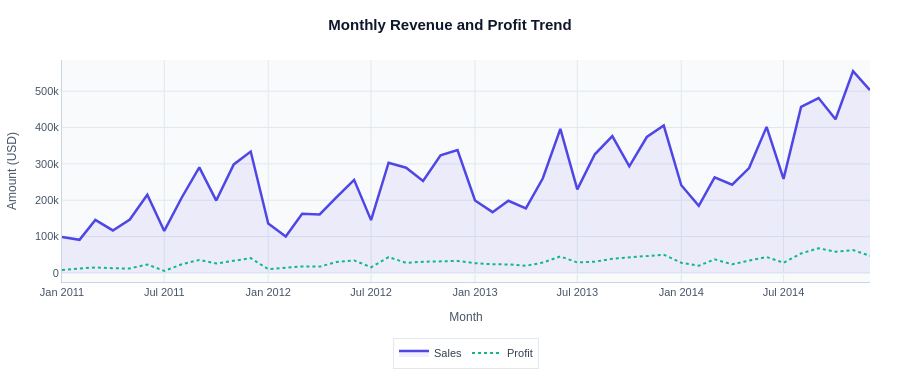

The notebook cell saved with this chart:
### Code cell
fig_trend(df).show()

### Figure 1 — Plotly figure (JSON) as saved in the notebook; plotly's stock layout.template omitted (floating-point values rounded to 4 significant figures)
{"data": [{"fill": "tozeroy", "fillcolor": "rgba(79,70,229,0.08)", "hovertemplate": "%{x}<br>Sales: $%{y:,.0f}<extra></extra>", "line": {"color": "#4F46E5", "width": 2.5}, "mode": "lines", "name": "Sales", "type": "scatter", "x": ["2011-01", "2011-02", "2011-03", "2011-04", "2011-05", "2011-06", "2011-07", "2011-08", "2011-09", "2011-10", "2011-11", "2011-12", "2012-01", "2012-02", "2012-03", "2012-04", "2012-05", "2012-06", "2012-07", "2012-08", "2012-09", "2012-10", "2012-11", "2012-12", "2013-01", "2013-02", "2013-03", "2013-04", "2013-05", "2013-06", "2013-07", "2013-08", "2013-09", "2013-10", "2013-11", "2013-12", "2014-01", "2014-02", "2014-03", "2014-04", "2014-05", "2014-06", "2014-07", "2014-08", "2014-09", "2014-10", "2014-11", "2014-12"], "y": [98900.0, 91150.0, 145700.0, 116900.0, 146700.0, 215200.0, 115500.0, 207600.0, 290200.0, 199100.0, 298500.0, 333900.0, 135800.0, 100500.0, 163100.0, 161100.0, 208400.0, 256200.0, 145200.0, 303100.0, 289400.0, 252900.0, 323500.0, 338300.0, 199200.0, 167200.0, 198600.0, 177800.0, 260500.0, 396500.0, 229900.0, 326500.0, 376600.0, 293400.0, 374000.0, 405500.0, 241300.0, 184800.0, 263100.0, 242800.0, 288400.0, 401800.0, 258700.0, 456600.0, 481200.0, 422800.0, 555300.0, 503100.0]}, {"hovertemplate": "%{x}<br>Profit: $%{y:,.0f}<extra></extra>", "line": {"color": "#10B981", "dash": "dot", "width": 2}, "mode": "lines", "name": "Profit", "type": "scatter", "x": ["2011-01", "2011-02", "2011-03", "2011-04", "2011-05", "2011-06", "2011-07", "2011-08", "2011-09", "2011-10", "2011-11", "2011-12", "2012-01", "2012-02", "2012-03", "2012-04", "2012-05", "2012-06", "2012-07", "2012-08", "2012-09", "2012-10", "2012-11", "2012-12", "2013-01", "2013-02", "2013-03", "2013-04", "2013-05", "2013-06", "2013-07", "2013-08", "2013-09", "2013-10", "2013-11", "2013-12", "2014-01", "2014-02", "2014-03", "2014-04", "2014-05", "2014-06", "2014-07", "2014-08", "2014-09", "2014-10", "2014-11", "2014-12"], "y": [8322.0, 12420.0, 15300.0, 12900.0, 12180.0, 23420.0, 5585.0, 23710.0, 35780.0, 25960.0, 32710.0, 40650.0, 10400.0, 15000.0, 17990.0, 17370.0, 29880.0, 34410.0, 15580.0, 43570.0, 27780.0, 30660.0, 31820.0, 32950.0, 26810.0, 23760.0, 23430.0, 19460.0, 28500.0, 45480.0, 28860.0, 31020.0, 38910.0, 42430.0, 48060.0, 50200.0, 28000.0, 19750.0, 37360.0, 23780.0, 33950.0, 43780.0, 28040.0, 53540.0, 67980.0, 58210.0, 62860.0, 46920.0]}], "layout": {"font": {"color": "#1E293B", "family": "Arial, sans-serif", "size": 12}, "height": 380, "hoverlabel": {"bgcolor": "#1E293B", "bordercolor": "#1E293B", "font": {"color": "white", "size": 12}}, "hovermode": "x unified", "legend": {"bgcolor": "rgba(255,255,255,0.8)", "bordercolor": "#E2E8F0", "borderwidth": 1, "font": {"color": "#334155", "size": 11}, "orientation": "h", "x": 0.5, "xanchor": "center", "y": -0.25}, "margin": {"b": 50, "l": 50, "r": 30, "t": 60}, "paper_bgcolor": "white", "plot_bgcolor": "#F8FAFC", "title": {"font": {"color": "#0F172A", "family": "Arial, sans-serif", "size": 15, "weight": 700}, "text": "<b>Monthly Revenue and Profit Trend</b>", "x": 0.5, "xanchor": "center"}, "xaxis": {"gridcolor": "#E2E8F0", "linecolor": "#CBD5E1", "showline": true, "tickfont": {"color": "#475569", "size": 11}, "title": {"font": {"color": "#475569", "size": 12}, "text": "Month"}}, "yaxis": {"gridcolor": "#E2E8F0", "linecolor": "#CBD5E1", "showline": true, "tickfont": {"color": "#475569", "size": 11}, "title": {"font": {"color": "#475569", "size": 12}, "text": "Amount (USD)"}}}}
